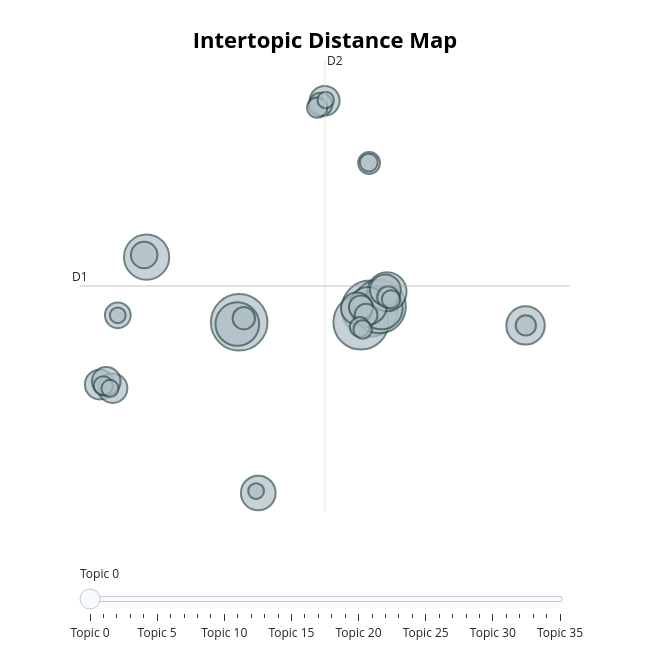

The cell this chart's notebook holds for it:
### Code cell
topic_model.visualize_topics()

### Figure 1 — Plotly figure (JSON) as saved in the notebook; plotly's stock layout.template omitted (floating-point values rounded to 4 significant figures)
{"data": [{"customdata": [[0, "camping | looking | hockey | trip | park", 141], [1, "homelessness | homeless | toronto | drugs | housing", 139], [2, "man | guy | just | police | didnt", 133], [3, "im | help | work | job | ive", 126], [4, "cat | cats | home | care | vet", 90], [5, "music | tent | tents | concert | year", 84], [6, "sleep | doctor | pain | appointment | surgery", 79], [7, "donate | items | clothing | donations | womens", 67], [8, "cost | recommendations | rough | looking | basement", 65], [9, "council | city | election | budget | housing", 62], [10, "noise | loud | night | sleep | hear", 53], [11, "je | et | la | que | le", 44], [12, "bike | stolen | black | wallet | lost", 42], [13, "shelter | sa | st | shelter spaces | spaces", 39], [14, "encampment | encampments | hamilton | grove | dufferin", 39], [15, "bus | routes | transit | station | traffic", 38], [16, "sleep | storm | weather | warning | warnings", 36], [17, "dog | animals | pet | dogs | pets", 31], [18, "area | building | people | safe | downtown", 29], [19, "montreal | homeless | montreals | homelessness | neighborhood", 25], [20, "encampments | winnipeg | homeless encampments | beds | housing", 24], [21, "people | homeless | stop | just | like", 23], [22, "im | friends | ive | apps | people", 22], [23, "support | community | winnipeg | volunteer | website", 21], [24, "beef | chicken | frills | basics | green", 21], [25, "mattress | ikea | bedding | stores | buy", 18], [26, "halifax | encampment | encampments | homeless encampments | ferry", 18], [27, "police | highway | vehicles | whats going | saanich", 17], [28, "cold | temperature | warming | ac | heat", 16], [29, "week | send | events | email | festival", 15], [30, "encampment | grass | propane | homeless encampment | fires", 15], [31, "food | soup | restaurant | downtown | dinner", 14], [32, "bus | shelters | glass | bus shelters | line", 13], [33, "testing | water | landscaping | clean | fence", 12], [34, "toronto | london | city | cities | lane", 11], [35, "lease | building | weve | rent | unit", 11]], "hovertemplate": "<b>Topic %{customdata[0]}</b><br>%{customdata[1]}<br>Size: %{customdata[2]}", "legendgroup": "", "marker": {"color": "#B0BEC5", "line": {"color": "DarkSlateGrey", "width": 2}, "size": [141, 139, 133, 126, 90, 84, 79, 67, 65, 62, 53, 44, 42, 39, 39, 38, 36, 31, 29, 25, 24, 23, 22, 21, 21, 18, 18, 17, 16, 15, 15, 14, 13, 12, 11, 11], "sizemode": "area", "sizeref": 0.08812, "symbol": "circle"}, "mode": "markers", "name": "", "orientation": "v", "showlegend": false, "type": "scatter", "x": [0.4483, 8.237, 7.707, 8.792, -5.074, 0.3364, 8.93, 9.264, 17.52, 8.131, 1.585, 7.461, 9.164, -7.866, 5.547, -7.095, -7.48, -5.219, -6.792, 7.705, 5.3, 8.014, 0.7232, 9.331, 8.196, 17.54, 5.097, 7.634, -7.657, 9.504, 7.81, 8.178, -7.258, 5.607, -6.792, 1.456], "xaxis": "x", "y": [2.938, 3.85, 2.951, 3.995, 7.294, 2.826, 3.883, 4.976, 2.732, 4.05, -8.459, 3.873, 5.108, -1.219, 17.73, -1.463, -0.9961, 7.438, 3.408, 3.942, 17.49, 3.414, 3.213, 4.618, 13.58, 2.728, 17.28, 2.633, -1.296, 4.467, 2.46, 13.61, -1.476, 17.79, 3.409, -8.33], "yaxis": "y"}], "layout": {"annotations": [{"showarrow": false, "text": "D1", "x": -9.046, "y": 5.365, "yshift": 10}, {"showarrow": false, "text": "D2", "x": 5.565, "xshift": 10, "y": 20.46}], "height": 650, "hoverlabel": {"bgcolor": "white", "font": {"family": "Rockwell", "size": 16}}, "legend": {"itemsizing": "constant", "tracegroupgap": 0}, "margin": {"t": 60}, "shapes": [{"line": {"color": "#CFD8DC", "width": 2}, "type": "line", "x0": 5.565, "x1": 5.565, "y0": -9.728, "y1": 20.46}, {"line": {"color": "#9E9E9E", "width": 2}, "type": "line", "x0": -9.046, "x1": 20.18, "y0": 5.365, "y1": 5.365}], "sliders": [{"active": 0, "pad": {"t": 50}, "steps": [{"args": [{"marker.color": [["red", "#B0BEC5", "#B0BEC5", "#B0BEC5", "#B0BEC5", "#B0BEC5", "#B0BEC5", "#B0BEC5", "#B0BEC5", "#B0BEC5", "#B0BEC5", "#B0BEC5", "#B0BEC5", "#B0BEC5", "#B0BEC5", "#B0BEC5", "#B0BEC5", "#B0BEC5", "#B0BEC5", "#B0BEC5", "#B0BEC5", "#B0BEC5", "#B0BEC5", "#B0BEC5", "#B0BEC5", "#B0BEC5", "#B0BEC5", "#B0BEC5", "#B0BEC5", "#B0BEC5", "#B0BEC5", "#B0BEC5", "#B0BEC5", "#B0BEC5", "#B0BEC5", "#B0BEC5"]]}], "label": "Topic 0", "method": "update"}, {"args": [{"marker.color": [["#B0BEC5", "red", "#B0BEC5", "#B0BEC5", "#B0BEC5", "#B0BEC5", "#B0BEC5", "#B0BEC5", "#B0BEC5", "#B0BEC5", "#B0BEC5", "#B0BEC5", "#B0BEC5", "#B0BEC5", "#B0BEC5", "#B0BEC5", "#B0BEC5", "#B0BEC5", "#B0BEC5", "#B0BEC5", "#B0BEC5", "#B0BEC5", "#B0BEC5", "#B0BEC5", "#B0BEC5", "#B0BEC5", "#B0BEC5", "#B0BEC5", "#B0BEC5", "#B0BEC5", "#B0BEC5", "#B0BEC5", "#B0BEC5", "#B0BEC5", "#B0BEC5", "#B0BEC5"]]}], "label": "Topic 1", "method": "update"}, {"args": [{"marker.color": [["#B0BEC5", "#B0BEC5", "red", "#B0BEC5", "#B0BEC5", "#B0BEC5", "#B0BEC5", "#B0BEC5", "#B0BEC5", "#B0BEC5", "#B0BEC5", "#B0BEC5", "#B0BEC5", "#B0BEC5", "#B0BEC5", "#B0BEC5", "#B0BEC5", "#B0BEC5", "#B0BEC5", "#B0BEC5", "#B0BEC5", "#B0BEC5", "#B0BEC5", "#B0BEC5", "#B0BEC5", "#B0BEC5", "#B0BEC5", "#B0BEC5", "#B0BEC5", "#B0BEC5", "#B0BEC5", "#B0BEC5", "#B0BEC5", "#B0BEC5", "#B0BEC5", "#B0BEC5"]]}], "label": "Topic 2", "method": "update"}, {"args": [{"marker.color": [["#B0BEC5", "#B0BEC5", "#B0BEC5", "red", "#B0BEC5", "#B0BEC5", "#B0BEC5", "#B0BEC5", "#B0BEC5", "#B0BEC5", "#B0BEC5", "#B0BEC5", "#B0BEC5", "#B0BEC5", "#B0BEC5", "#B0BEC5", "#B0BEC5", "#B0BEC5", "#B0BEC5", "#B0BEC5", "#B0BEC5", "#B0BEC5", "#B0BEC5", "#B0BEC5", "#B0BEC5", "#B0BEC5", "#B0BEC5", "#B0BEC5", "#B0BEC5", "#B0BEC5", "#B0BEC5", "#B0BEC5", "#B0BEC5", "#B0BEC5", "#B0BEC5", "#B0BEC5"]]}], "label": "Topic 3", "method": "update"}, {"args": [{"marker.color": [["#B0BEC5", "#B0BEC5", "#B0BEC5", "#B0BEC5", "red", "#B0BEC5", "#B0BEC5", "#B0BEC5", "#B0BEC5", "#B0BEC5", "#B0BEC5", "#B0BEC5", "#B0BEC5", "#B0BEC5", "#B0BEC5", "#B0BEC5", "#B0BEC5", "#B0BEC5", "#B0BEC5", "#B0BEC5", "#B0BEC5", "#B0BEC5", "#B0BEC5", "#B0BEC5", "#B0BEC5", "#B0BEC5", "#B0BEC5", "#B0BEC5", "#B0BEC5", "#B0BEC5", "#B0BEC5", "#B0BEC5", "#B0BEC5", "#B0BEC5", "#B0BEC5", "#B0BEC5"]]}], "label": "Topic 4", "method": "update"}, {"args": [{"marker.color": [["#B0BEC5", "#B0BEC5", "#B0BEC5", "#B0BEC5", "#B0BEC5", "red", "#B0BEC5", "#B0BEC5", "#B0BEC5", "#B0BEC5", "#B0BEC5", "#B0BEC5", "#B0BEC5", "#B0BEC5", "#B0BEC5", "#B0BEC5", "#B0BEC5", "#B0BEC5", "#B0BEC5", "#B0BEC5", "#B0BEC5", "#B0BEC5", "#B0BEC5", "#B0BEC5", "#B0BEC5", "#B0BEC5", "#B0BEC5", "#B0BEC5", "#B0BEC5", "#B0BEC5", "#B0BEC5", "#B0BEC5", "#B0BEC5", "#B0BEC5", "#B0BEC5", "#B0BEC5"]]}], "label": "Topic 5", "method": "update"}, {"args": [{"marker.color": [["#B0BEC5", "#B0BEC5", "#B0BEC5", "#B0BEC5", "#B0BEC5", "#B0BEC5", "red", "#B0BEC5", "#B0BEC5", "#B0BEC5", "#B0BEC5", "#B0BEC5", "#B0BEC5", "#B0BEC5", "#B0BEC5", "#B0BEC5", "#B0BEC5", "#B0BEC5", "#B0BEC5", "#B0BEC5", "#B0BEC5", "#B0BEC5", "#B0BEC5", "#B0BEC5", "#B0BEC5", "#B0BEC5", "#B0BEC5", "#B0BEC5", "#B0BEC5", "#B0BEC5", "#B0BEC5", "#B0BEC5", "#B0BEC5", "#B0BEC5", "#B0BEC5", "#B0BEC5"]]}], "label": "Topic 6", "method": "update"}, {"args": [{"marker.color": [["#B0BEC5", "#B0BEC5", "#B0BEC5", "#B0BEC5", "#B0BEC5", "#B0BEC5", "#B0BEC5", "red", "#B0BEC5", "#B0BEC5", "#B0BEC5", "#B0BEC5", "#B0BEC5", "#B0BEC5", "#B0BEC5", "#B0BEC5", "#B0BEC5", "#B0BEC5", "#B0BEC5", "#B0BEC5", "#B0BEC5", "#B0BEC5", "#B0BEC5", "#B0BEC5", "#B0BEC5", "#B0BEC5", "#B0BEC5", "#B0BEC5", "#B0BEC5", "#B0BEC5", "#B0BEC5", "#B0BEC5", "#B0BEC5", "#B0BEC5", "#B0BEC5", "#B0BEC5"]]}], "label": "Topic 7", "method": "update"}, {"args": [{"marker.color": [["#B0BEC5", "#B0BEC5", "#B0BEC5", "#B0BEC5", "#B0BEC5", "#B0BEC5", "#B0BEC5", "#B0BEC5", "red", "#B0BEC5", "#B0BEC5", "#B0BEC5", "#B0BEC5", "#B0BEC5", "#B0BEC5", "#B0BEC5", "#B0BEC5", "#B0BEC5", "#B0BEC5", "#B0BEC5", "#B0BEC5", "#B0BEC5", "#B0BEC5", "#B0BEC5", "#B0BEC5", "#B0BEC5", "#B0BEC5", "#B0BEC5", "#B0BEC5", "#B0BEC5", "#B0BEC5", "#B0BEC5", "#B0BEC5", "#B0BEC5", "#B0BEC5", "#B0BEC5"]]}], "label": "Topic 8", "method": "update"}, {"args": [{"marker.color": [["#B0BEC5", "#B0BEC5", "#B0BEC5", "#B0BEC5", "#B0BEC5", "#B0BEC5", "#B0BEC5", "#B0BEC5", "#B0BEC5", "red", "#B0BEC5", "#B0BEC5", "#B0BEC5", "#B0BEC5", "#B0BEC5", "#B0BEC5", "#B0BEC5", "#B0BEC5", "#B0BEC5", "#B0BEC5", "#B0BEC5", "#B0BEC5", "#B0BEC5", "#B0BEC5", "#B0BEC5", "#B0BEC5", "#B0BEC5", "#B0BEC5", "#B0BEC5", "#B0BEC5", "#B0BEC5", "#B0BEC5", "#B0BEC5", "#B0BEC5", "#B0BEC5", "#B0BEC5"]]}], "label": "Topic 9", "method": "update"}, {"args": [{"marker.color": [["#B0BEC5", "#B0BEC5", "#B0BEC5", "#B0BEC5", "#B0BEC5", "#B0BEC5", "#B0BEC5", "#B0BEC5", "#B0BEC5", "#B0BEC5", "red", "#B0BEC5", "#B0BEC5", "#B0BEC5", "#B0BEC5", "#B0BEC5", "#B0BEC5", "#B0BEC5", "#B0BEC5", "#B0BEC5", "#B0BEC5", "#B0BEC5", "#B0BEC5", "#B0BEC5", "#B0BEC5", "#B0BEC5", "#B0BEC5", "#B0BEC5", "#B0BEC5", "#B0BEC5", "#B0BEC5", "#B0BEC5", "#B0BEC5", "#B0BEC5", "#B0BEC5", "#B0BEC5"]]}], "label": "Topic 10", "method": "update"}, {"args": [{"marker.color": [["#B0BEC5", "#B0BEC5", "#B0BEC5", "#B0BEC5", "#B0BEC5", "#B0BEC5", "#B0BEC5", "#B0BEC5", "#B0BEC5", "#B0BEC5", "#B0BEC5", "red", "#B0BEC5", "#B0BEC5", "#B0BEC5", "#B0BEC5", "#B0BEC5", "#B0BEC5", "#B0BEC5", "#B0BEC5", "#B0BEC5", "#B0BEC5", "#B0BEC5", "#B0BEC5", "#B0BEC5", "#B0BEC5", "#B0BEC5", "#B0BEC5", "#B0BEC5", "#B0BEC5", "#B0BEC5", "#B0BEC5", "#B0BEC5", "#B0BEC5", "#B0BEC5", "#B0BEC5"]]}], "label": "Topic 11", "method": "update"}, {"args": [{"marker.color": [["#B0BEC5", "#B0BEC5", "#B0BEC5", "#B0BEC5", "#B0BEC5", "#B0BEC5", "#B0BEC5", "#B0BEC5", "#B0BEC5", "#B0BEC5", "#B0BEC5", "#B0BEC5", "red", "#B0BEC5", "#B0BEC5", "#B0BEC5", "#B0BEC5", "#B0BEC5", "#B0BEC5", "#B0BEC5", "#B0BEC5", "#B0BEC5", "#B0BEC5", "#B0BEC5", "#B0BEC5", "#B0BEC5", "#B0BEC5", "#B0BEC5", "#B0BEC5", "#B0BEC5", "#B0BEC5", "#B0BEC5", "#B0BEC5", "#B0BEC5", "#B0BEC5", "#B0BEC5"]]}], "label": "Topic 12", "method": "update"}, {"args": [{"marker.color": [["#B0BEC5", "#B0BEC5", "#B0BEC5", "#B0BEC5", "#B0BEC5", "#B0BEC5", "#B0BEC5", "#B0BEC5", "#B0BEC5", "#B0BEC5", "#B0BEC5", "#B0BEC5", "#B0BEC5", "red", "#B0BEC5", "#B0BEC5", "#B0BEC5", "#B0BEC5", "#B0BEC5", "#B0BEC5", "#B0BEC5", "#B0BEC5", "#B0BEC5", "#B0BEC5", "#B0BEC5", "#B0BEC5", "#B0BEC5", "#B0BEC5", "#B0BEC5", "#B0BEC5", "#B0BEC5", "#B0BEC5", "#B0BEC5", "#B0BEC5", "#B0BEC5", "#B0BEC5"]]}], "label": "Topic 13", "method": "update"}, {"args": [{"marker.color": [["#B0BEC5", "#B0BEC5", "#B0BEC5", "#B0BEC5", "#B0BEC5", "#B0BEC5", "#B0BEC5", "#B0BEC5", "#B0BEC5", "#B0BEC5", "#B0BEC5", "#B0BEC5", "#B0BEC5", "#B0BEC5", "red", "#B0BEC5", "#B0BEC5", "#B0BEC5", "#B0BEC5", "#B0BEC5", "#B0BEC5", "#B0BEC5", "#B0BEC5", "#B0BEC5", "#B0BEC5", "#B0BEC5", "#B0BEC5", "#B0BEC5", "#B0BEC5", "#B0BEC5", "#B0BEC5", "#B0BEC5", "#B0BEC5", "#B0BEC5", "#B0BEC5", "#B0BEC5"]]}], "label": "Topic 14", "method": "update"}, {"args": [{"marker.color": [["#B0BEC5", "#B0BEC5", "#B0BEC5", "#B0BEC5", "#B0BEC5", "#B0BEC5", "#B0BEC5", "#B0BEC5", "#B0BEC5", "#B0BEC5", "#B0BEC5", "#B0BEC5", "#B0BEC5", "#B0BEC5", "#B0BEC5", "red", "#B0BEC5", "#B0BEC5", "#B0BEC5", "#B0BEC5", "#B0BEC5", "#B0BEC5", "#B0BEC5", "#B0BEC5", "#B0BEC5", "#B0BEC5", "#B0BEC5", "#B0BEC5", "#B0BEC5", "#B0BEC5", "#B0BEC5", "#B0BEC5", "#B0BEC5", "#B0BEC5", "#B0BEC5", "#B0BEC5"]]}], "label": "Topic 15", "method": "update"}, {"args": [{"marker.color": [["#B0BEC5", "#B0BEC5", "#B0BEC5", "#B0BEC5", "#B0BEC5", "#B0BEC5", "#B0BEC5", "#B0BEC5", "#B0BEC5", "#B0BEC5", "#B0BEC5", "#B0BEC5", "#B0BEC5", "#B0BEC5", "#B0BEC5", "#B0BEC5", "red", "#B0BEC5", "#B0BEC5", "#B0BEC5", "#B0BEC5", "#B0BEC5", "#B0BEC5", "#B0BEC5", "#B0BEC5", "#B0BEC5", "#B0BEC5", "#B0BEC5", "#B0BEC5", "#B0BEC5", "#B0BEC5", "#B0BEC5", "#B0BEC5", "#B0BEC5", "#B0BEC5", "#B0BEC5"]]}], "label": "Topic 16", "method": "update"}, {"args": [{"marker.color": [["#B0BEC5", "#B0BEC5", "#B0BEC5", "#B0BEC5", "#B0BEC5", "#B0BEC5", "#B0BEC5", "#B0BEC5", "#B0BEC5", "#B0BEC5", "#B0BEC5", "#B0BEC5", "#B0BEC5", "#B0BEC5", "#B0BEC5", "#B0BEC5", "#B0BEC5", "red", "#B0BEC5", "#B0BEC5", "#B0BEC5", "#B0BEC5", "#B0BEC5", "#B0BEC5", "#B0BEC5", "#B0BEC5", "#B0BEC5", "#B0BEC5", "#B0BEC5", "#B0BEC5", "#B0BEC5", "#B0BEC5", "#B0BEC5", "#B0BEC5", "#B0BEC5", "#B0BEC5"]]}], "label": "Topic 17", "method": "update"}, {"args": [{"marker.color": [["#B0BEC5", "#B0BEC5", "#B0BEC5", "#B0BEC5", "#B0BEC5", "#B0BEC5", "#B0BEC5", "#B0BEC5", "#B0BEC5", "#B0BEC5", "#B0BEC5", "#B0BEC5", "#B0BEC5", "#B0BEC5", "#B0BEC5", "#B0BEC5", "#B0BEC5", "#B0BEC5", "red", "#B0BEC5", "#B0BEC5", "#B0BEC5", "#B0BEC5", "#B0BEC5", "#B0BEC5", "#B0BEC5", "#B0BEC5", "#B0BEC5", "#B0BEC5", "#B0BEC5", "#B0BEC5", "#B0BEC5", "#B0BEC5", "#B0BEC5", "#B0BEC5", "#B0BEC5"]]}], "label": "Topic 18", "method": "update"}, {"args": [{"marker.color": [["#B0BEC5", "#B0BEC5", "#B0BEC5", "#B0BEC5", "#B0BEC5", "#B0BEC5", "#B0BEC5", "#B0BEC5", "#B0BEC5", "#B0BEC5", "#B0BEC5", "#B0BEC5", "#B0BEC5", "#B0BEC5", "#B0BEC5", "#B0BEC5", "#B0BEC5", "#B0BEC5", "#B0BEC5", "red", "#B0BEC5", "#B0BEC5", "#B0BEC5", "#B0BEC5", "#B0BEC5", "#B0BEC5", "#B0BEC5", "#B0BEC5", "#B0BEC5", "#B0BEC5", "#B0BEC5", "#B0BEC5", "#B0BEC5", "#B0BEC5", "#B0BEC5", "#B0BEC5"]]}], "label": "Topic 19", "method": "update"}, {"args": [{"marker.color": [["#B0BEC5", "#B0BEC5", "#B0BEC5", "#B0BEC5", "#B0BEC5", "#B0BEC5", "#B0BEC5", "#B0BEC5", "#B0BEC5", "#B0BEC5", "#B0BEC5", "#B0BEC5", "#B0BEC5", "#B0BEC5", "#B0BEC5", "#B0BEC5", "#B0BEC5", "#B0BEC5", "#B0BEC5", "#B0BEC5", "red", "#B0BEC5", "#B0BEC5", "#B0BEC5", "#B0BEC5", "#B0BEC5", "#B0BEC5", "#B0BEC5", "#B0BEC5", "#B0BEC5", "#B0BEC5", "#B0BEC5", "#B0BEC5", "#B0BEC5", "#B0BEC5", "#B0BEC5"]]}], "label": "Topic 20", "method": "update"}, {"args": [{"marker.color": [["#B0BEC5", "#B0BEC5", "#B0BEC5", "#B0BEC5", "#B0BEC5", "#B0BEC5", "#B0BEC5", "#B0BEC5", "#B0BEC5", "#B0BEC5", "#B0BEC5", "#B0BEC5", "#B0BEC5", "#B0BEC5", "#B0BEC5", "#B0BEC5", "#B0BEC5", "#B0BEC5", "#B0BEC5", "#B0BEC5", "#B0BEC5", "red", "#B0BEC5", "#B0BEC5", "#B0BEC5", "#B0BEC5", "#B0BEC5", "#B0BEC5", "#B0BEC5", "#B0BEC5", "#B0BEC5", "#B0BEC5", "#B0BEC5", "#B0BEC5", "#B0BEC5", "#B0BEC5"]]}], "label": "Topic 21", "method": "update"}, {"args": [{"marker.color": [["#B0BEC5", "#B0BEC5", "#B0BEC5", "#B0BEC5", "#B0BEC5", "#B0BEC5", "#B0BEC5", "#B0BEC5", "#B0BEC5", "#B0BEC5", "#B0BEC5", "#B0BEC5", "#B0BEC5", "#B0BEC5", "#B0BEC5", "#B0BEC5", "#B0BEC5", "#B0BEC5", "#B0BEC5", "#B0BEC5", "#B0BEC5", "#B0BEC5", "red", "#B0BEC5", "#B0BEC5", "#B0BEC5", "#B0BEC5", "#B0BEC5", "#B0BEC5", "#B0BEC5", "#B0BEC5", "#B0BEC5", "#B0BEC5", "#B0BEC5", "#B0BEC5", "#B0BEC5"]]}], "label": "Topic 22", "method": "update"}, {"args": [{"marker.color": [["#B0BEC5", "#B0BEC5", "#B0BEC5", "#B0BEC5", "#B0BEC5", "#B0BEC5", "#B0BEC5", "#B0BEC5", "#B0BEC5", "#B0BEC5", "#B0BEC5", "#B0BEC5", "#B0BEC5", "#B0BEC5", "#B0BEC5", "#B0BEC5", "#B0BEC5", "#B0BEC5", "#B0BEC5", "#B0BEC5", "#B0BEC5", "#B0BEC5", "#B0BEC5", "red", "#B0BEC5", "#B0BEC5", "#B0BEC5", "#B0BEC5", "#B0BEC5", "#B0BEC5", "#B0BEC5", "#B0BEC5", "#B0BEC5", "#B0BEC5", "#B0BEC5", "#B0BEC5"]]}], "label": "Topic 23", "method": "update"}, {"args": [{"marker.color": [["#B0BEC5", "#B0BEC5", "#B0BEC5", "#B0BEC5", "#B0BEC5", "#B0BEC5", "#B0BEC5", "#B0BEC5", "#B0BEC5", "#B0BEC5", "#B0BEC5", "#B0BEC5", "#B0BEC5", "#B0BEC5", "#B0BEC5", "#B0BEC5", "#B0BEC5", "#B0BEC5", "#B0BEC5", "#B0BEC5", "#B0BEC5", "#B0BEC5", "#B0BEC5", "#B0BEC5", "red", "#B0BEC5", "#B0BEC5", "#B0BEC5", "#B0BEC5", "#B0BEC5", "#B0BEC5", "#B0BEC5", "#B0BEC5", "#B0BEC5", "#B0BEC5", "#B0BEC5"]]}], "label": "Topic 24", "method": "update"}, {"args": [{"marker.color": [["#B0BEC5", "#B0BEC5", "#B0BEC5", "#B0BEC5", "#B0BEC5", "#B0BEC5", "#B0BEC5", "#B0BEC5", "#B0BEC5", "#B0BEC5", "#B0BEC5", "#B0BEC5", "#B0BEC5", "#B0BEC5", "#B0BEC5", "#B0BEC5", "#B0BEC5", "#B0BEC5", "#B0BEC5", "#B0BEC5", "#B0BEC5", "#B0BEC5", "#B0BEC5", "#B0BEC5", "#B0BEC5", "red", "#B0BEC5", "#B0BEC5", "#B0BEC5", "#B0BEC5", "#B0BEC5", "#B0BEC5", "#B0BEC5", "#B0BEC5", "#B0BEC5", "#B0BEC5"]]}], "label": "Topic 25", "method": "update"}, {"args": [{"marker.color": [["#B0BEC5", "#B0BEC5", "#B0BEC5", "#B0BEC5", "#B0BEC5", "#B0BEC5", "#B0BEC5", "#B0BEC5", "#B0BEC5", "#B0BEC5", "#B0BEC5", "#B0BEC5", "#B0BEC5", "#B0BEC5", "#B0BEC5", "#B0BEC5", "#B0BEC5", "#B0BEC5", "#B0BEC5", "#B0BEC5", "#B0BEC5", "#B0BEC5", "#B0BEC5", "#B0BEC5", "#B0BEC5", "#B0BEC5", "red", "#B0BEC5", "#B0BEC5", "#B0BEC5", "#B0BEC5", "#B0BEC5", "#B0BEC5", "#B0BEC5", "#B0BEC5", "#B0BEC5"]]}], "label": "Topic 26", "method": "update"}, {"args": [{"marker.color": [["#B0BEC5", "#B0BEC5", "#B0BEC5", "#B0BEC5", "#B0BEC5", "#B0BEC5", "#B0BEC5", "#B0BEC5", "#B0BEC5", "#B0BEC5", "#B0BEC5", "#B0BEC5", "#B0BEC5", "#B0BEC5", "#B0BEC5", "#B0BEC5", "#B0BEC5", "#B0BEC5", "#B0BEC5", "#B0BEC5", "#B0BEC5", "#B0BEC5", "#B0BEC5", "#B0BEC5", "#B0BEC5", "#B0BEC5", "#B0BEC5", "red", "#B0BEC5", "#B0BEC5", "#B0BEC5", "#B0BEC5", "#B0BEC5", "#B0BEC5", "#B0BEC5", "#B0BEC5"]]}], "label": "Topic 27", "method": "update"}, {"args": [{"marker.color": [["#B0BEC5", "#B0BEC5", "#B0BEC5", "#B0BEC5", "#B0BEC5", "#B0BEC5", "#B0BEC5", "#B0BEC5", "#B0BEC5", "#B0BEC5", "#B0BEC5", "#B0BEC5", "#B0BEC5", "#B0BEC5", "#B0BEC5", "#B0BEC5", "#B0BEC5", "#B0BEC5", "#B0BEC5", "#B0BEC5", "#B0BEC5", "#B0BEC5", "#B0BEC5", "#B0BEC5", "#B0BEC5", "#B0BEC5", "#B0BEC5", "#B0BEC5", "red", "#B0BEC5", "#B0BEC5", "#B0BEC5", "#B0BEC5", "#B0BEC5", "#B0BEC5", "#B0BEC5"]]}], "label": "Topic 28", "method": "update"}, {"args": [{"marker.color": [["#B0BEC5", "#B0BEC5", "#B0BEC5", "#B0BEC5", "#B0BEC5", "#B0BEC5", "#B0BEC5", "#B0BEC5", "#B0BEC5", "#B0BEC5", "#B0BEC5", "#B0BEC5", "#B0BEC5", "#B0BEC5", "#B0BEC5", "#B0BEC5", "#B0BEC5", "#B0BEC5", "#B0BEC5", "#B0BEC5", "#B0BEC5", "#B0BEC5", "#B0BEC5", "#B0BEC5", "#B0BEC5", "#B0BEC5", "#B0BEC5", "#B0BEC5", "#B0BEC5", "red", "#B0BEC5", "#B0BEC5", "#B0BEC5", "#B0BEC5", "#B0BEC5", "#B0BEC5"]]}], "label": "Topic 29", "method": "update"}, {"args": [{"marker.color": [["#B0BEC5", "#B0BEC5", "#B0BEC5", "#B0BEC5", "#B0BEC5", "#B0BEC5", "#B0BEC5", "#B0BEC5", "#B0BEC5", "#B0BEC5", "#B0BEC5", "#B0BEC5", "#B0BEC5", "#B0BEC5", "#B0BEC5", "#B0BEC5", "#B0BEC5", "#B0BEC5", "#B0BEC5", "#B0BEC5", "#B0BEC5", "#B0BEC5", "#B0BEC5", "#B0BEC5", "#B0BEC5", "#B0BEC5", "#B0BEC5", "#B0BEC5", "#B0BEC5", "#B0BEC5", "red", "#B0BEC5", "#B0BEC5", "#B0BEC5", "#B0BEC5", "#B0BEC5"]]}], "label": "Topic 30", "method": "update"}, {"args": [{"marker.color": [["#B0BEC5", "#B0BEC5", "#B0BEC5", "#B0BEC5", "#B0BEC5", "#B0BEC5", "#B0BEC5", "#B0BEC5", "#B0BEC5", "#B0BEC5", "#B0BEC5", "#B0BEC5", "#B0BEC5", "#B0BEC5", "#B0BEC5", "#B0BEC5", "#B0BEC5", "#B0BEC5", "#B0BEC5", "#B0BEC5", "#B0BEC5", "#B0BEC5", "#B0BEC5", "#B0BEC5", "#B0BEC5", "#B0BEC5", "#B0BEC5", "#B0BEC5", "#B0BEC5", "#B0BEC5", "#B0BEC5", "red", "#B0BEC5", "#B0BEC5", "#B0BEC5", "#B0BEC5"]]}], "label": "Topic 31", "method": "update"}, {"args": [{"marker.color": [["#B0BEC5", "#B0BEC5", "#B0BEC5", "#B0BEC5", "#B0BEC5", "#B0BEC5", "#B0BEC5", "#B0BEC5", "#B0BEC5", "#B0BEC5", "#B0BEC5", "#B0BEC5", "#B0BEC5", "#B0BEC5", "#B0BEC5", "#B0BEC5", "#B0BEC5", "#B0BEC5", "#B0BEC5", "#B0BEC5", "#B0BEC5", "#B0BEC5", "#B0BEC5", "#B0BEC5", "#B0BEC5", "#B0BEC5", "#B0BEC5", "#B0BEC5", "#B0BEC5", "#B0BEC5", "#B0BEC5", "#B0BEC5", "red", "#B0BEC5", "#B0BEC5", "#B0BEC5"]]}], "label": "Topic 32", "method": "update"}, {"args": [{"marker.color": [["#B0BEC5", "#B0BEC5", "#B0BEC5", "#B0BEC5", "#B0BEC5", "#B0BEC5", "#B0BEC5", "#B0BEC5", "#B0BEC5", "#B0BEC5", "#B0BEC5", "#B0BEC5", "#B0BEC5", "#B0BEC5", "#B0BEC5", "#B0BEC5", "#B0BEC5", "#B0BEC5", "#B0BEC5", "#B0BEC5", "#B0BEC5", "#B0BEC5", "#B0BEC5", "#B0BEC5", "#B0BEC5", "#B0BEC5", "#B0BEC5", "#B0BEC5", "#B0BEC5", "#B0BEC5", "#B0BEC5", "#B0BEC5", "#B0BEC5", "red", "#B0BEC5", "#B0BEC5"]]}], "label": "Topic 33", "method": "update"}, {"args": [{"marker.color": [["#B0BEC5", "#B0BEC5", "#B0BEC5", "#B0BEC5", "#B0BEC5", "#B0BEC5", "#B0BEC5", "#B0BEC5", "#B0BEC5", "#B0BEC5", "#B0BEC5", "#B0BEC5", "#B0BEC5", "#B0BEC5", "#B0BEC5", "#B0BEC5", "#B0BEC5", "#B0BEC5", "#B0BEC5", "#B0BEC5", "#B0BEC5", "#B0BEC5", "#B0BEC5", "#B0BEC5", "#B0BEC5", "#B0BEC5", "#B0BEC5", "#B0BEC5", "#B0BEC5", "#B0BEC5", "#B0BEC5", "#B0BEC5", "#B0BEC5", "#B0BEC5", "red", "#B0BEC5"]]}], "label": "Topic 34", "method": "update"}, {"args": [{"marker.color": [["#B0BEC5", "#B0BEC5", "#B0BEC5", "#B0BEC5", "#B0BEC5", "#B0BEC5", "#B0BEC5", "#B0BEC5", "#B0BEC5", "#B0BEC5", "#B0BEC5", "#B0BEC5", "#B0BEC5", "#B0BEC5", "#B0BEC5", "#B0BEC5", "#B0BEC5", "#B0BEC5", "#B0BEC5", "#B0BEC5", "#B0BEC5", "#B0BEC5", "#B0BEC5", "#B0BEC5", "#B0BEC5", "#B0BEC5", "#B0BEC5", "#B0BEC5", "#B0BEC5", "#B0BEC5", "#B0BEC5", "#B0BEC5", "#B0BEC5", "#B0BEC5", "#B0BEC5", "red"]]}], "label": "Topic 35", "method": "update"}]}], "title": {"font": {"color": "Black", "size": 22}, "text": "<b>Intertopic Distance Map</b>", "x": 0.5, "xanchor": "center", "y": 0.95, "yanchor": "top"}, "width": 650, "xaxis": {"anchor": "y", "domain": [0, 1], "range": [-9.046, 20.18], "title": {"text": ""}, "visible": false}, "yaxis": {"anchor": "x", "domain": [0, 1], "range": [-9.728, 20.46], "title": {"text": ""}, "visible": false}}}
